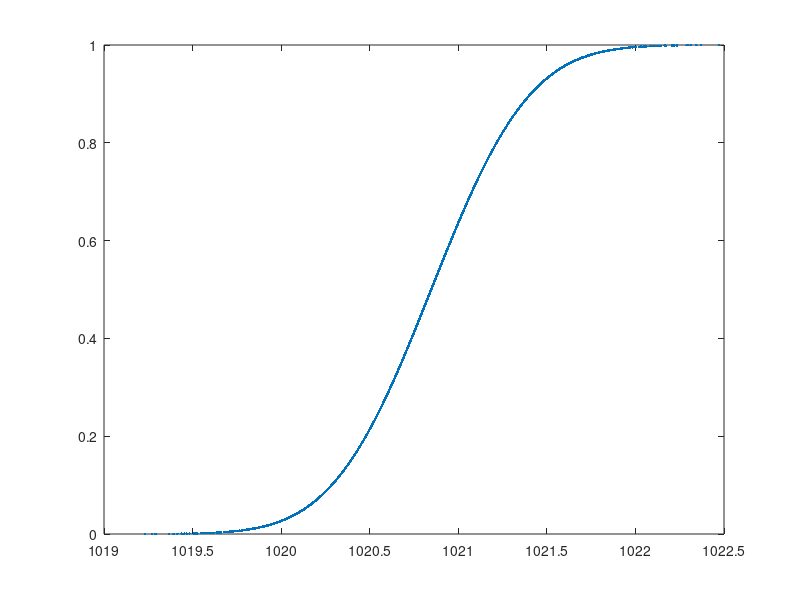

Write the MATLAB code that produced this figure.
% WHAT TO VARY?
% production, steam usage, fixed investment, number of operators - 10%
% chemical yield - 2%

clear; close all

prob = rand(10000,1); % 10,000 random generated numbers

%%
prod0 = 170; % MM kg/yr meoac production
%prod = norminv(prob,prod0,0.1*prod0);
prod = norminv(prob,prod0,0.1);

vga0 = 54; % specify vga values $MM
%vga = norminv(prob,vga0,0.1*vga0);
vga = norminv(prob,vga0,0.1);

% specify at the very beginning
meoh_flow0 = 699.3;
co_flow0 = 300;
cat_cost = 62206; % $ 
%meoh_flow = norminv(prob,meoh_flow0,0.02*meoh_flow0);
%co_flow = norminv(prob,co_flow0,0.02*co_flow0);
meoh_flow = norminv(prob,meoh_flow0,0.02);
co_flow = norminv(prob,co_flow0,0.02);

meoh_qpu = meoh_flow.*32.04.*8000./(prod.*10.^6);
co_qpu = co_flow.*28.01.*8000./(prod.*10.^6);
cat_qpu = cat_cost./2./(prod.*10.^6);
meoh_unit = 0.62; % $/kg
co_unit = 0.205; % $/kg
cat_unit = 70; % $/kg

%cat_unit = cat_unit.*range_vary;
%meoh_unit = meoh_unit.*range_vary;
%co_unit = co_unit.*range_vary;



meoh_pr = meoh_qpu.*meoh_unit;
co_pr = co_qpu.*co_unit;
cat_pr = cat_qpu.*cat_unit;

meoh_mm = prod.*meoh_pr;
co_mm = prod.*co_pr;
cat_mm = prod.*cat_pr;

total_ing_mm = meoh_mm + co_mm + cat_mm; % might add another cat

byprod_qpu = 0; % might be 0
byprod_unit = 0; % might be 0
waste_fuel_unit = 3.61; 
waste_fuel_flashtank = 7404; 

byprod_pr = byprod_qpu.*byprod_unit;
waste_fuel_pr = waste_fuel_unit.*waste_fuel_flashtank./10^6;

byprod_mm = byprod_pr.*prod;
waste_fuel_mm = waste_fuel_pr.*prod;

total_cred_mm = byprod_mm + waste_fuel_mm; 

% specify at the very beginning
steam_qpu0 = 2.421;
steam_unit = 1.93;
el_qpu = 0.005;
el_unit = 0.061;
cool_qpu = 23.645;
cool_unit = 0.075;
ref_price_aspen = 28.0068;

% steam_qpu = norminv(prob,steam_qpu0,0.1*steam_qpu0);
steam_qpu = norminv(prob,steam_qpu0,0.1);

steam_pr = steam_qpu.*steam_unit./1000;
electricity_pr = el_qpu.*el_unit;
cooling_pr = cool_qpu.*cool_unit./1000;

steam_mm = prod.*steam_pr;
electricty_mm = prod.*electricity_pr;
refrigerant_mm = ref_price_aspen.*8000./10^6; % fix myself
refrigerant_pr = refrigerant_mm./prod; 
cooling_mm = prod.*cooling_pr;

total_uti_mm = steam_mm + electricty_mm + refrigerant_mm + cooling_mm; % depends what utility

gas_qpu = 0;
gas_unit = 0;
liq_qpu = 0;
liq_unit = 0;
sol_qpu = 0;
sol_unit = 0;

gas_pr = gas_qpu.*gas_unit;
liq_pr = liq_qpu.*liq_unit;
sol_pr = sol_qpu.*sol_unit;

gas_mm = gas_pr.*prod;
liq_mm = liq_pr.*prod;
sol_mm = sol_pr.*prod;

total_waste_mm = gas_mm + liq_mm + sol_mm; % might be nothing


total_vc_mm = total_ing_mm - total_cred_mm + total_uti_mm + total_waste_mm; 

% specify at the very beginning
num_op0 = 10;
op_perhour = 32;
other_employ_perc = 0.45; % 45%
unit_sup_perc = 1; % 100%
plant_ov_perc = 0.5; %50%
main_perc = 0.03; %3%
tax_perc = 0.02; %2%
dep_perc = 0.09; %9%

% num_op = norminv(prob,num_op0,0.1*num_op0);
num_op = norminv(prob,num_op0,0.1);

op_mm = num_op.*op_perhour.*365.*24./10^6;
other_employ_mm = other_employ_perc.*op_mm; 
unit_sup_mm = unit_sup_perc.*op_mm;
plant_ov_mm = plant_ov_perc.*op_mm;
main_mm = main_perc.*vga;
tax_mm = tax_perc.*vga;
dep_mm = dep_perc.*vga;

total_fc_mm = op_mm + other_employ_mm + unit_sup_mm + plant_ov_mm + main_mm + ...
    tax_mm + dep_mm; 

total_com_mm = total_vc_mm + total_fc_mm;

raw_inv = total_ing_mm./12;
prod_inv = total_com_mm./12;
total_inv = vga + raw_inv + prod_inv; 
nroi_mm = 0.25.*total_inv./(1-0.25);
nroi = nroi_mm./prod;

%specify at the beginning
bus_ov_perc = 0.06; 

ing_pr = meoh_pr + co_pr + cat_pr;
cred_pr = byprod_pr + waste_fuel_pr;
uti_pr = steam_pr + electricity_pr + refrigerant_pr + cooling_pr;
waste_pr = gas_pr + liq_pr + sol_pr;

vc_pr = ing_pr - cred_pr + uti_pr + waste_pr;

fc_pr = total_fc_mm./prod;
com_pr = fc_pr + vc_pr;
bus_ov_pr = bus_ov_perc.*com_pr;

total_sales_cost = com_pr + bus_ov_pr;
tp = nroi + total_sales_cost;

figure(1)
plot(tp.*1000,prob,'.')

%% correct but depends on the size of rand number
% [sorted_tp,idx] = sort(tp);
% sorted_prob = prob(idx);
% % figure()
% tp_pdf(1) = sorted_tp(1);
% prob_pdf(1) = sorted_prob(1);
% for i = 2:length(prob)
%     prob_pdf(i) = sorted_prob(i) - sorted_prob(i-1);
% end
% 
% figure()
% plot(sorted_tp,prob_pdf,'-')
%%
% figure(2)
% 
% [p,x] = hist(tp); plot(x,p/sum(p)); %PDF
% 
% % %%
% % 
% % [sorted_tp,idx] = sort(tp);
% prob = prob(idx);
% 
% for i = 1:length(prob)-1
%     dx(i) = sorted_tp(i+1) - sorted_tp(i);
%     dy(i) = prob(i+1) - prob(i);
% end
% 
% pdf = dx./dy;
% plot(sorted_tp(1:end-1,:),pdf')
